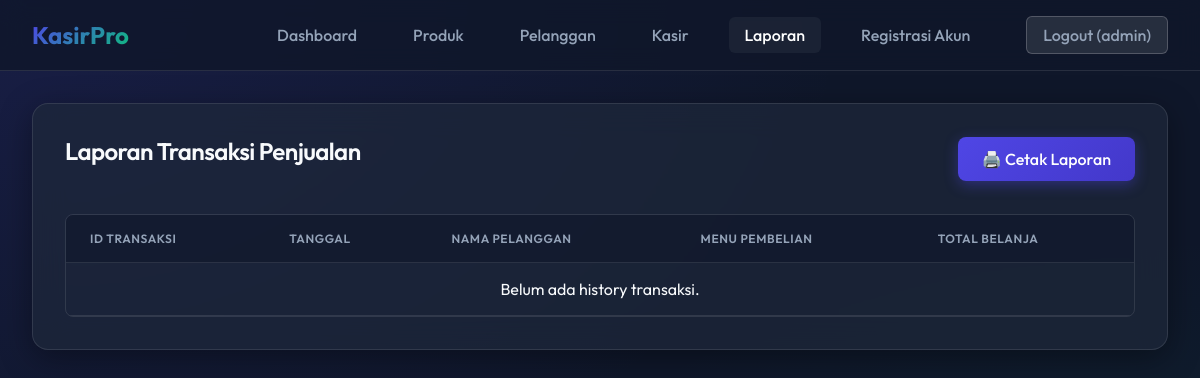
The app's page /laporan.php (signed in), older data.
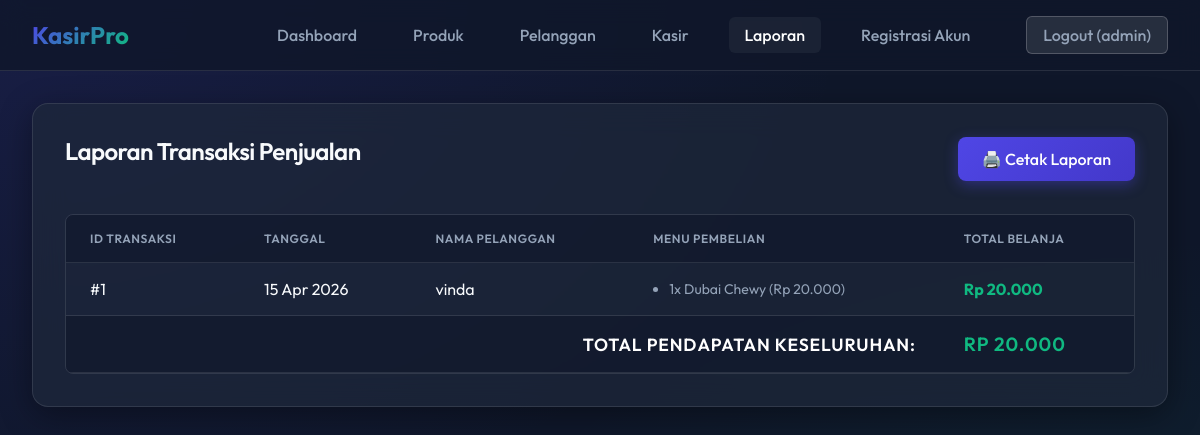
The same page, newer data.
### tables this page shows
CREATE TABLE penjualan (
            PenjualanID INTEGER PRIMARY KEY AUTOINCREMENT,
            TanggalPenjualan DATE NOT NULL,
            TotalHarga DECIMAL(10,2) NOT NULL,
            PelangganID INTEGER NOT NULL,
            FOREIGN KEY (PelangganID) REFERENCES pelanggan(PelangganID)
        );

CREATE TABLE pelanggan (
            PelangganID INTEGER PRIMARY KEY AUTOINCREMENT,
            NamaPelanggan VARCHAR(255) NOT NULL,
            Alamat TEXT NOT NULL,
            NomorTelepon VARCHAR(15) NOT NULL
        );

### laporan.php (the view, shortened to what this page needs)
<?php
require 'header.php';
require 'koneksi.php';
$laporan = $pdo->query("
    SELECT p.PenjualanID, p.TanggalPenjualan, p.TotalHarga, pel.NamaPelanggan
    FROM penjualan p
    JOIN pelanggan pel ON p.PelangganID = pel.PelangganID
    ORDER BY p.PenjualanID DESC
")->fetchAll();
?>
<div class="glass-panel">
    <div style="display: flex; justify-content: space-between; align-items: center; margin-bottom: 2rem;">
        <h2>Laporan Transaksi Penjualan</h2>
        <button onclick="window.print()" class="btn btn-primary">🖨️ Cetak Laporan</button>
    </div>
    <div class="table-container">
        <table>
            <thead>
                <tr>
                    <th>ID Transaksi</th>
                    <th>Tanggal</th>
                    <th>Nama Pelanggan</th>
                    <th>Menu Pembelian</th>
                    <th>Total Belanja</th>
                </tr>
            </thead>
            <tbody>
                <?php $grand_total = 0; ?>
                <?php foreach ($laporan as $row): ?>
                <tr>
                    <td>#<?= $row['PenjualanID'] ?></td>
                    <td><?= date('d M Y', strtotime($row['TanggalPenjualan'])) ?></td>
                    <td><?= htmlspecialchars($row['NamaPelanggan']) ?></td>
                    <td>
                        <ul style="padding-left: 1rem; margin: 0; font-size: 0.875rem; color: var(--text-secondary);">
                            <?php
                            $stmt_detail = $pdo->prepare("
                                SELECT d.JumlahProduk, pr.NamaProduk, d.Subtotal
                                FROM detailpenjualan d
                                JOIN produk pr ON d.ProdukID = pr.ProdukID
                                WHERE d.PenjualanID = ?
                            ");
                            $stmt_detail->execute([$row['PenjualanID']]);
                            $details = $stmt_detail->fetchAll();
                            foreach ($details as $d):
                            ?>
                                <li><?= $d['JumlahProduk'] ?>x <?= htmlspecialchars($d['NamaProduk']) ?> (Rp <?= number_format($d['Subtotal'], 0, ',', '.') ?>)</li>
                            <?php endforeach; ?>
                        </ul>
                    </td>
                    <td style="font-weight: bold; color: var(--secondary-color);">Rp <?= number_format($row['TotalHarga'], 0, ',', '.') ?></td>
                </tr>
                <?php $grand_total += $row['TotalHarga']; ?>
                <?php endforeach; ?>
                <?php if (empty($laporan)): ?>
                <tr><td colspan="5" style="text-align: center;">Belum ada history transaksi.</td></tr>
                <?php endif; ?>
            </tbody>
            <?php if (!empty($laporan)): ?>
            <tfoot>
                <tr>
                    <th colspan="4" style="text-align: right; font-size: 1.1rem; color: white;">TOTAL PENDAPATAN KESELURUHAN:</th>
                    <th style="font-size: 1.2rem; color: var(--secondary-color);">Rp <?= number_format($grand_total, 0, ',', '.') ?></th>
                </tr>
            </tfoot>
            <?php endif; ?>
        </table>
    </div>
</div>
<?php require 'footer.php'; ?>

Row changes from the older to the newer data that the page shows:
added penjualan: PenjualanID "1", TanggalPenjualan "15 Apr 2026", PelangganID.NamaPelanggan "vinda", JumlahProduk "1", NamaProduk "Dubai Chewy", Subtotal "20.000", TotalHarga "20.000"
Text that changed along with them:
$grand_total: (not shown) → "20.000"
text no longer shown: "Belum ada history transaksi."
text now shown: "TOTAL PENDAPATAN KESELURUHAN: RP"
